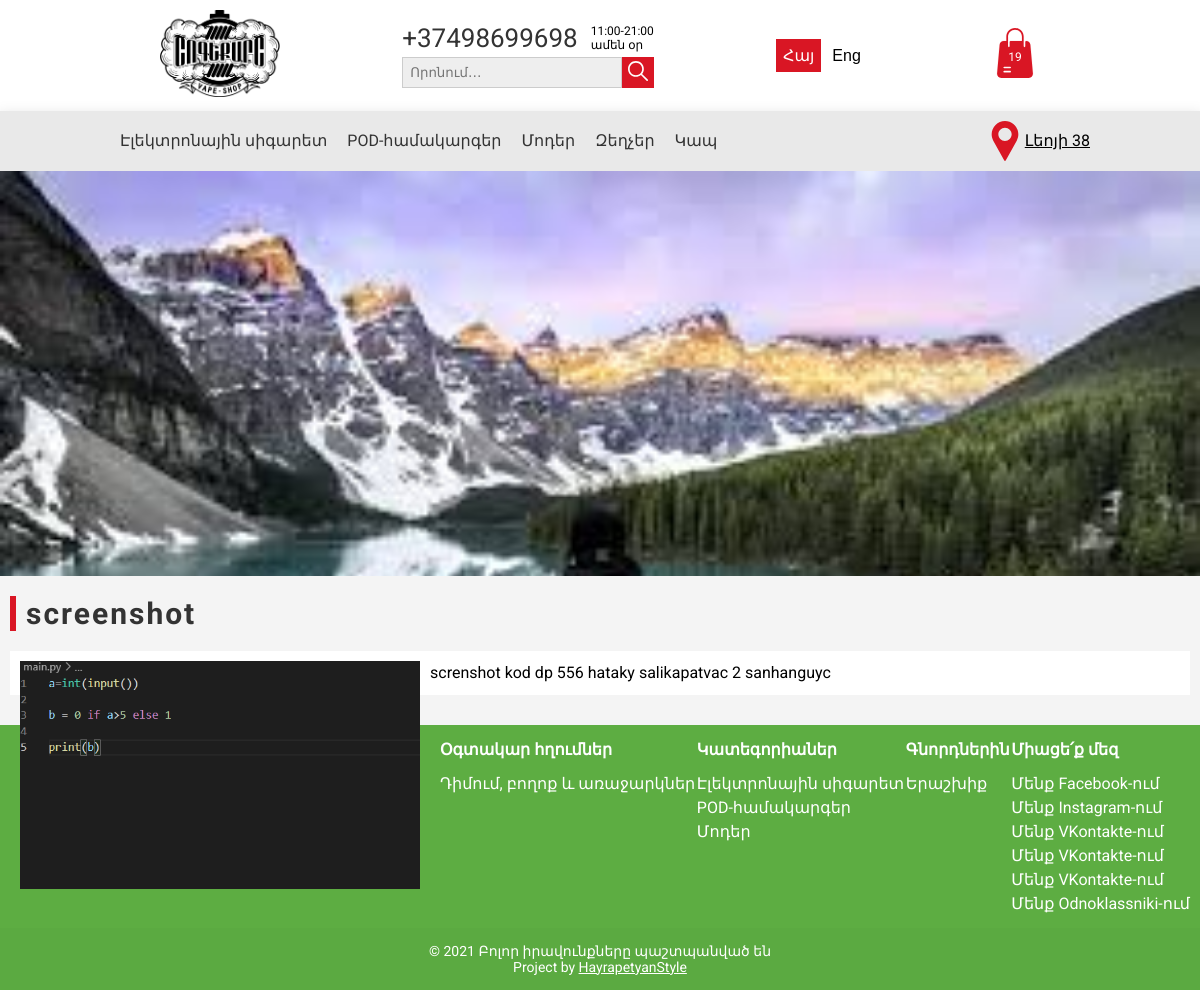
The app's page /article/1/ with its own data.
### mainapp/models.py (models this page shows, shortened)
class data_contact(models.Model):
    phone = models.CharField("մուտքագրել տվյալ",max_length=30)
    name = models.CharField("տվյալների տեսակ", max_length=20,choices=Cloices)
    class Meta:
        verbose_name = "հեռախոսահամար"
        verbose_name_plural = "կոնտակտաին տվյալներ"

class category(models.Model):
    title = models.CharField('Վերնագիր', max_length=50)
    slug = models.SlugField('URI', unique=True)
    class Meta:
        verbose_name = 'կատեգորիա'
        verbose_name_plural = 'Կատեգորիաներ'

class slide(models.Model):
    image = models.ImageField("նկար",upload_to="slide")
    url = models.URLField("հասցե")
    class Meta:
        verbose_name = "սլաիդ"
        verbose_name_plural = "սլաիդեր"

class news(models.Model):
    title = models.CharField("վերնագիր", max_length=20)
    text = models.TextField("տեքստ")
    image = models.ImageField("նկար",upload_to = "news")
    class Meta:
        verbose_name = "նյութ"
        verbose_name_plural = "նյութեր"

class pages(models.Model):
    title = models.CharField("Վերնագիր", max_length=50)
    state = models.CharField('Ում համար', max_length=2, choices=Page_Choice)
    text = models.TextField("տեքստ")
    class Meta:
        verbose_name = "Էջ"
        verbose_name_plural = "Էջեր"

class social(models.Model):
    url = models.URLField("հասցե")
    name = models.CharField('անուն',max_length=15,choices=Choicese)
    class Meta:
        verbose_name = "կաիք"
        verbose_name_plural = "կաիքեր"

### mainapp/views.py (the view)
# urls.py: path('article/<int:id>/',views.newser, name='newser'),
def newser(request,id):
    dav= news.objects.get(id=id)
    return render(request,'mainapp/new_prod.html',{'news':dav})

### vaper/context_processors.py (called while the page is built)
def GetContextGeneratedData(request):
    context = {}
    context['menu'] = category.objects.all()
    context['socials'] = social.objects.all()
    context['slides'] = slide.objects.all()
    context['useful'] = pages.objects.filter(state="0")
    context['foruser'] = pages.objects.filter(state="1")
    context['data_contact'] = data_contact.objects.all().order_by('-name')
    return context

### mainapp/templates/mainapp/new_prod.html
{% extends 'base.html' %}
{% block main %}
<section class="main container">
            <section class="article_section">
                <h1 class="title">{{ news.title }}</h1>
                <div class="article_text">
                    <div class="article_cover">
                        <img src="{{ news.image.url }}" alt="cover">
                    </div>
                    <p>{{ news.text }}</p>
                </div>
            </section>
        </section>
{% endblock main %}

### templates/base.html (shortened to what this page needs)
{% load static %}
<!DOCTYPE html>
<html lang="hy">
<head>
    <link rel="stylesheet" href="{% static 'css/swiper.min.css' %}">
    <link rel="stylesheet" href="{% static 'css/styles.css' %}">
</head>
<body>
    <header>
        <section class="header container">
            <div class="logo">
                <a href="{% url "home" %}">
                    <img src="{% static 'img/logo.png' %}" alt="logo">
                </a>
            </div>
            <div class="search_tel">
                <div class="header_tel">
                {% if data_contact.first.name == "Phone" %}
                    <a href="tel:{{ data_contact.first.phone }}">{{ data_contact.first.phone }}</a>
                {% endif %}
                    <p>11:00-21:00 <br> ամեն օր</p>
                </div>
                <form action="#">
                    <input type="search" placeholder="Որոնում․․․">
                    <button>
                    </button>
                </form>
            </div>
            <form action="#" class="lang">
                <button class="active">Հայ</button>
                <button>Eng</button>
            </form>
            <div class="basket">
                <span class="basket_count_preview">19</span>
            </div>
        </section>
    </header>
    <nav>
        <section class="nav container">
            <ul class="menu">
                {% for m in menu %}
                <li><a href="{% url 'getCategory' slug=m.slug %}">{{ m.title }}</a></li>
                {% endfor %}
                <li><a href="#">Զեղչեր</a></li>
                <li><a href="{% url "contacts" %}">Կապ</a></li>
            </ul>
            <div id="location">
                Լեոյի 38
            </div>
        </section>
    </nav>
    <section class="bigSlider">
        <div class="swiper-container">
            <div class="swiper-wrapper">
                {% for a in slides %}
                    <a href="{{ a.url }}" class="swiper-slide">
                        <img src="{{ a.image.url }}" alt="picture">
                    </a>
                {% endfor %}
            </div>
        </div>
    </section>
    <main>
    {% block main %}
    {% endblock main %}
    </main>
    <footer>
        <section class="footer container">
            <div class="footer_block">
                <h4>Օգտակար հղումներ</h4>
                <ul>
                    {% for p in useful %}
                    <li><a href="#">{{ p.title }}</a></li>
                    {% endfor %}
                </ul>
            </div>
            <div class="footer_block">
                <h4>Կատեգորիաներ</h4>
                <ul>
                    {% for m in menu %}
                    <li><a href="{% url 'getCategory' slug=m.slug %}">{{ m.title }}</a></li>
                     {% endfor %}
                </ul>
            </div>
            <div class="footer_block">
                <h4>Գնորդներին</h4>
                <ul>
                    {% for p in foruser %}
                    <li><a href="#">{{ p.title }}</a></li>
                    {% endfor %}
                </ul>
            </div>
            <div class="footer_block">
                <h4>Միացե՛ք մեզ</h4>
                <ul>
                {% for d in socials %}
                    <li><a href="{{ d.url }}" target="_blank" >Մենք {{d.name}}-ում</a></li>
                {% endfor %}
                </ul>
            </div>
        </section>
        <div class="create">
            <p>&copy; {% now 'Y' %} Բոլոր իրավունքները պաշտպանված են </p>
            <p>Project by <a href="https://www.hayrapetyanstyle.am">HayrapetyanStyle</a></p>
        </div>
    </footer>
</body>
</html>

### records on screen
data_contact: first.phone "+37498699698"
category: title "Էլեկտրոնային սիգարետ"
category: title "POD-համակարգեր"
category: title "Մոդեր"
slide: image (picture)
news: title "screenshot", image (picture), text "screnshot kod dp 556 hataky salikapatvac 2 sanhanguyc"
pages: title "Դիմում, բողոք և առաջարկներ"
pages: title "Երաշխիք"
social: name "Facebook"
social: name "Instagram"
social: name "VKontakte"
social: name "VKontakte"
social: name "VKontakte"
social: name "Odnoklassniki"
